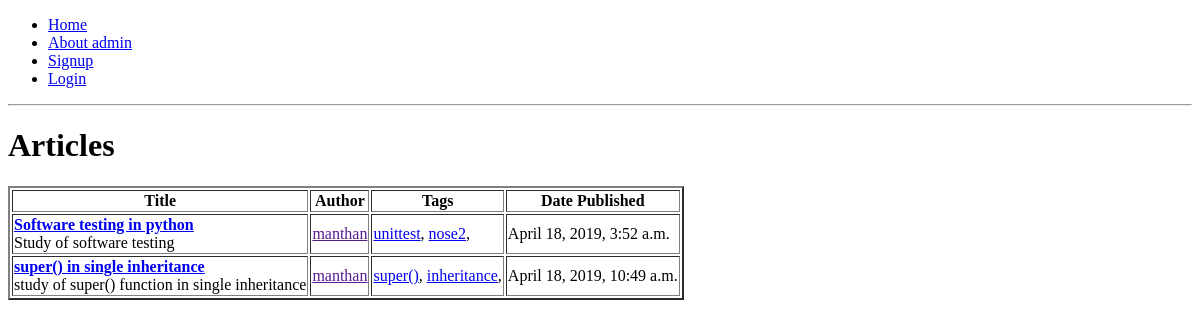
Before: / with the older database file.
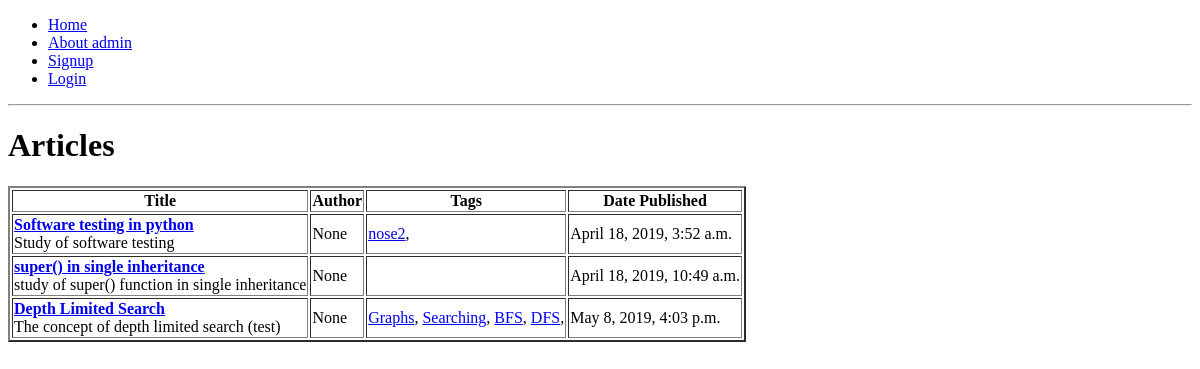
After: the same page with the newer database file.
### articles/models.py (models this page shows)
class Article(models.Model):
	title = models.CharField(max_length=30, unique=True)
	description = models.CharField(max_length=100)
	content_template = models.CharField(max_length=100)
	thumbnail = models.CharField(max_length=100)
	tags = models.ManyToManyField(Tag, related_name='tags')
	date_created = models.DateTimeField(auto_now_add=True)
	author = models.ForeignKey(User, models.SET_NULL, null=True, related_name='author')
	objects = ArticleManager()

class Tag(models.Model):
	title = models.CharField(max_length=15, unique=True)
	date_created = models.DateTimeField(auto_now_add=True)

### articles/views.py (the view)
# urls.py: path('', views.home, name='home_url'),
def home(request):
	articles = Article.objects.all()
	user = request.user
	return render(request, 'home.html', {'articles': articles, 'user': user})

### templates/home.html (shortened to what this page needs)
{% extends 'base_article.html' %}
{% block name %}
<h1>Articles</h1>
{% endblock %}
{% block content %}
<table border="2">
	<thead>
		<tr>
			<th>Title</th>
			<th>Author</th>
			<th>Tags</th>
			<th>Date Published</th>
		</tr>
	</thead>
	<tbody>
		{% for article in articles %}
		<tr>
			<td><strong><a href="{% url 'article_url' article.id %}">{{article.title}}</a></strong><br>{{article.description}}</td>
			<td>
				{% if article.author != None %}
				<a href="">{{article.author}}</a>
				{% else %}
				None
				{% endif %}
				</td>
			<td>
				{% for tag in article.tags.all %}
				<a href="{% url 'tag_url' tag.id %}">{{tag.title}}</a>,
				{% endfor %}
			</td>
			<td>{{article.date_created}}</td>
		</tr>
		{% endfor %}
	</tbody>
</table>
{% endblock %}

### templates/base_article.html (shortened to what this page needs)
{% load static %}
<!DOCTYPE html>
<html>
<head>
</head>
<body>
	<ul>
		<li><a href="{% url 'home_url' %}">Home</a></li>
		{% if not user.is_superuser %}
		<li><a href="{% url 'admin_profile_url' %}">About admin</a></li>
		{% endif %}
		{% if not user.is_authenticated %}
		<li><a href="{% url 'signup_url' %}">Signup</a></li>
		<li><a href="{% url 'login_url' %}">Login</a></li>
		{% endif %}
	</ul>
	<hr>
	{% block name %}
	{% endblock %}
	{% block content %}
	{% endblock %}
</body>
</html>

Changed rows visible on the page:
removed Tag: title "unittest", shown under Article "Software testing in python"
removed Tag: title "super()", shown under Article "super() in single inheritance"
removed Tag: title "inheritance", shown under Article "super() in single inheritance"
changed Article "Software testing in python": author "manthan" → (not shown); now shows "None"
changed Article "super() in single inheritance": author "manthan" → (not shown); now shows "None"
added Article: title "Depth Limited Search", description "The concept of depth limited search (test)", shows "None", date_created "May 8, 2019, 4:03 p.m."
added Tag: title "Graphs", shown under "Depth Limited Search"
added Tag: title "Searching", shown under "Depth Limited Search"
added Tag: title "BFS", shown under "Depth Limited Search"
added Tag: title "DFS", shown under "Depth Limited Search"
